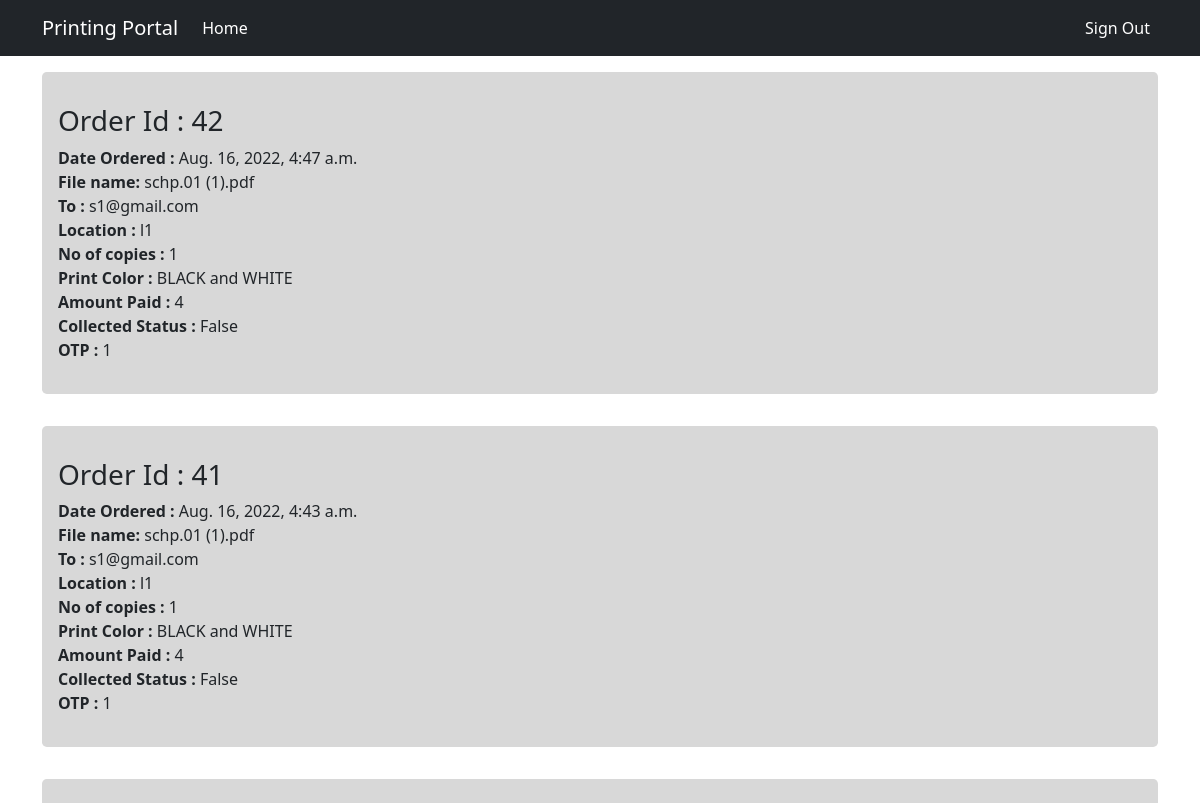
The page /order_history/ (signed in, upper part) on the database as committed earlier.
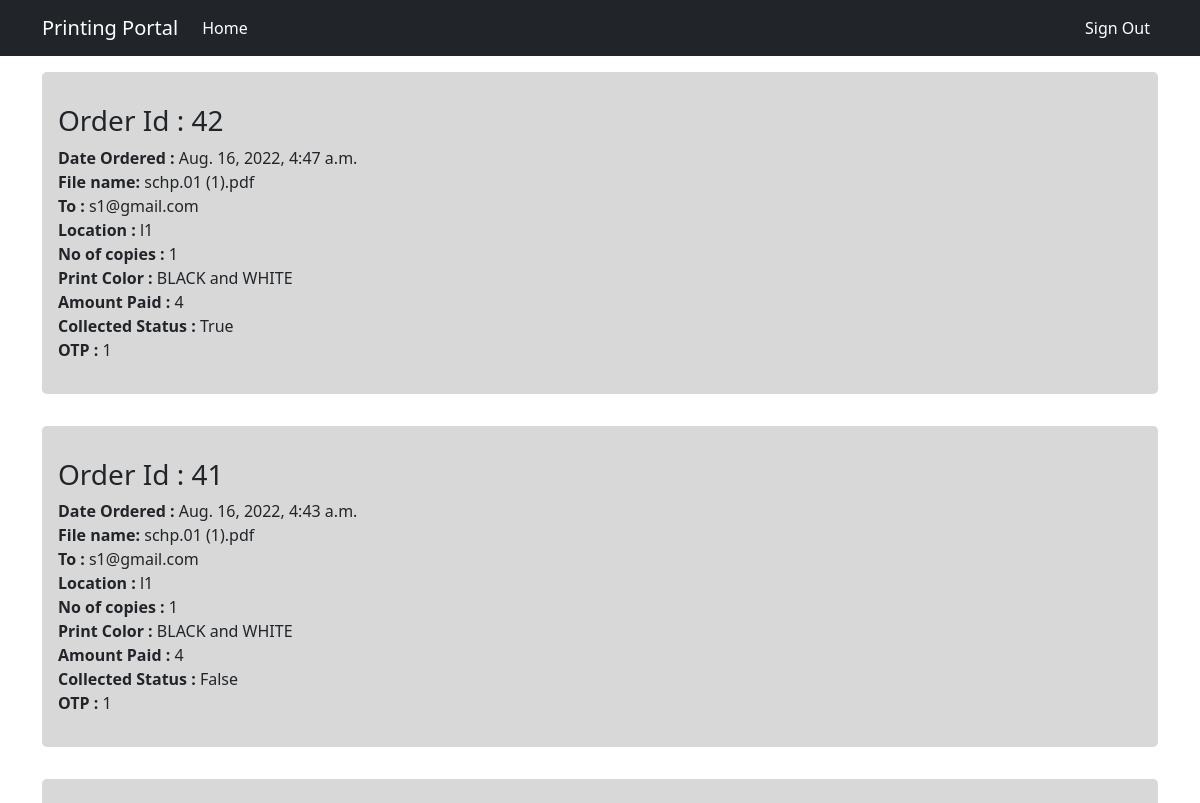
The same page on the database as committed later.
### users/models.py (models this page shows)
class Order(models.Model):
    user = models.ForeignKey(User,on_delete=models.CASCADE)
    shopkeeper_email = models.EmailField(max_length=100)
    shopkeeper_location = models.CharField(max_length=100)
    file = models.FileField(blank=False,upload_to='media/')
    file_name = models.CharField(max_length=100,default="file.pdf")
    no_of_copies = models.IntegerField(default=1)
    black_and_white = models.BooleanField(default=True)
    cost = models.IntegerField()
    date_ordered = models.DateTimeField(default=timezone.now)
    printing_status = models.BooleanField(default=False)
    otp = models.IntegerField(default=0)
    completed_status = models.BooleanField(default=False)
    payment_id = models.CharField(default='0000000000',max_length=100)
    payment_status = models.BooleanField(default=False)

### users/views.py (the view)
# urls.py: path('order_history/',views.Order_History,name='order_history'),
@login_required
def Order_History(request):
    orders = Order.objects.filter(user=request.user,payment_status=True).order_by('-date_ordered')
    return render(request,'users/order_history.html',{'orders':orders})

### users/templates/users/order_history.html (shortened to what this page needs)
{% extends 'users/base.html' %}
{% block content %}
{% for order in orders %}
<div class="jumbotron" >
    <h3>Order Id : {{ order.id }}</h3>
    <strong>Date Ordered : </strong>{{ order.date_ordered }}<br>
    <strong>File name: </strong>{{ order.file_name }}<br>
    <strong>To : </strong>{{ order.shopkeeper_email }}<br>
    <strong>Location : </strong>{{ order.shopkeeper_location }}<br>
    <strong>No of copies : </strong>{{ order.no_of_copies }}<br>
    <strong>Print Color : </strong>
    {% if order.black_and_white %}
        BLACK and WHITE
    {% else %}
        COLOR
    {% endif %}
    <br>
    <strong>Amount Paid : </strong>{{ order.cost }}<br>
    <strong>Collected Status : </strong>{{ order.completed_status }}<br>
    <strong>OTP : </strong>{{ order.otp }}<br>
</div>
{% endfor %}
{% endblock %}

Rows that differ between the two databases and show on the page:
changed Order id 42: completed_status "False" → "True"
